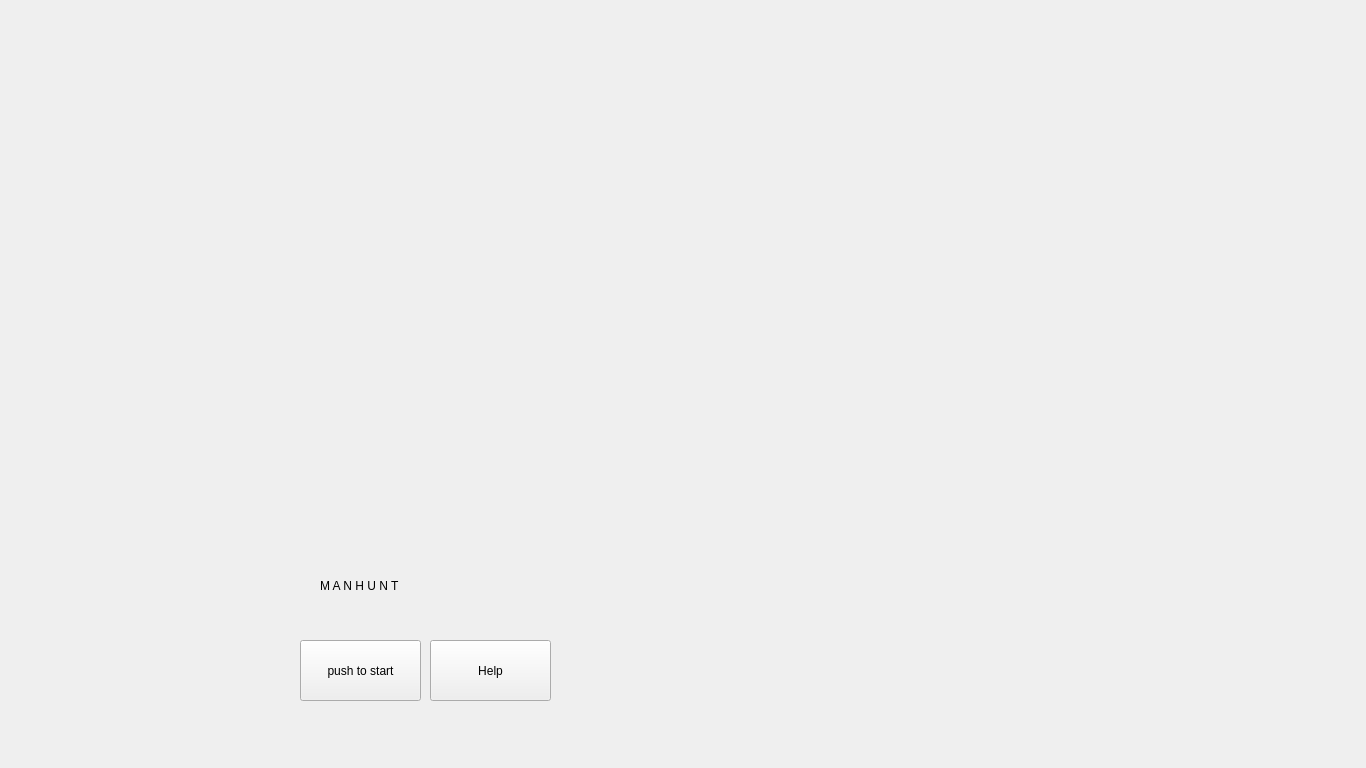
<?xml version="1.0" encoding="UTF-8"?>
<ui version="4.0">
 <class>StartScreen</class>
 <widget class="QMainWindow" name="StartScreen">
  <property name="geometry">
   <rect>
    <x>0</x>
    <y>0</y>
    <width>1366</width>
    <height>768</height>
   </rect>
  </property>
  <property name="windowTitle">
   <string>MainWindow</string>
  </property>
  <widget class="QWidget" name="centralwidget">
   <widget class="QPushButton" name="pushButton">
    <property name="geometry">
     <rect>
      <x>300</x>
      <y>640</y>
      <width>121</width>
      <height>61</height>
     </rect>
    </property>
    <property name="text">
     <string>push to start</string>
    </property>
   </widget>
   <widget class="QLabel" name="zhong_2">
    <property name="geometry">
     <rect>
      <x>680</x>
      <y>50</y>
      <width>661</width>
      <height>681</height>
     </rect>
    </property>
    <property name="cursor">
     <cursorShape>ArrowCursor</cursorShape>
    </property>
    <property name="text">
     <string/>
    </property>
    <property name="pixmap">
     <pixmap resource="resources.qrc">:/screens/shichen.png</pixmap>
    </property>
    <property name="alignment">
     <set>Qt::AlignCenter</set>
    </property>
   </widget>
   <widget class="imglabel" name="xian" native="true">
    <property name="geometry">
     <rect>
      <x>730</x>
      <y>110</y>
      <width>561</width>
      <height>561</height>
     </rect>
    </property>
    <property name="cursor">
     <cursorShape>ArrowCursor</cursorShape>
    </property>
   </widget>
   <widget class="QLabel" name="shichen">
    <property name="geometry">
     <rect>
      <x>900</x>
      <y>20</y>
      <width>141</width>
      <height>81</height>
     </rect>
    </property>
    <property name="text">
     <string/>
    </property>
   </widget>
   <widget class="QLabel" name="ke">
    <property name="geometry">
     <rect>
      <x>1020</x>
      <y>20</y>
      <width>121</width>
      <height>81</height>
     </rect>
    </property>
    <property name="text">
     <string/>
    </property>
   </widget>
   <widget class="QLabel" name="yueri">
    <property name="geometry">
     <rect>
      <x>820</x>
      <y>670</y>
      <width>391</width>
      <height>51</height>
     </rect>
    </property>
    <property name="text">
     <string/>
    </property>
    <property name="alignment">
     <set>Qt::AlignCenter</set>
    </property>
   </widget>
   <widget class="QLabel" name="label">
    <property name="geometry">
     <rect>
      <x>-280</x>
      <y>-30</y>
      <width>971</width>
      <height>661</height>
     </rect>
    </property>
    <property name="text">
     <string/>
    </property>
    <property name="pixmap">
     <pixmap resource="resources.qrc">:/screens/changanlogo.png</pixmap>
    </property>
   </widget>
   <widget class="QPushButton" name="phelp">
    <property name="geometry">
     <rect>
      <x>430</x>
      <y>640</y>
      <width>121</width>
      <height>61</height>
     </rect>
    </property>
    <property name="text">
     <string>Help</string>
    </property>
   </widget>
   <widget class="QLabel" name="label_2">
    <property name="geometry">
     <rect>
      <x>320</x>
      <y>560</y>
      <width>131</width>
      <height>51</height>
     </rect>
    </property>
    <property name="autoFillBackground">
     <bool>false</bool>
    </property>
    <property name="styleSheet">
     <string notr="true">background: transparent</string>
    </property>
    <property name="text">
     <string>M A N H U N T</string>
    </property>
   </widget>
   <zorder>pushButton</zorder>
   <zorder>zhong_2</zorder>
   <zorder>shichen</zorder>
   <zorder>ke</zorder>
   <zorder>yueri</zorder>
   <zorder>label</zorder>
   <zorder>xian</zorder>
   <zorder>phelp</zorder>
   <zorder>label_2</zorder>
  </widget>
 </widget>
 <customwidgets>
  <customwidget>
   <class>imglabel</class>
   <extends>QWidget</extends>
   <header>imglabel.h</header>
   <container>1</container>
  </customwidget>
 </customwidgets>
 <resources>
  <include location="resources.qrc"/>
 </resources>
 <connections/>
</ui>
